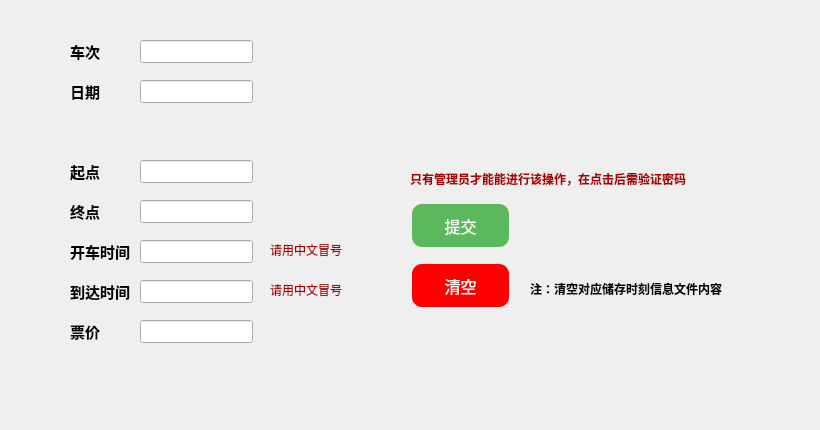
    <widget class="QWidget" name="tabWidgetPage1">
     <attribute name="title">
      <string>录入火车时刻信息</string>
     </attribute>
     <widget class="QLineEdit" name="lineEditTrainNumber">
      <property name="geometry">
       <rect>
        <x>140</x>
        <y>40</y>
        <width>113</width>
        <height>23</height>
       </rect>
      </property>
     </widget>
     <widget class="QLineEdit" name="lineEditDate">
      <property name="geometry">
       <rect>
        <x>140</x>
        <y>80</y>
        <width>113</width>
        <height>23</height>
       </rect>
      </property>
     </widget>
     <widget class="QLineEdit" name="lineEditStartStation">
      <property name="geometry">
       <rect>
        <x>140</x>
        <y>160</y>
        <width>113</width>
        <height>23</height>
       </rect>
      </property>
     </widget>
     <widget class="QLineEdit" name="lineEditEndStation">
      <property name="geometry">
       <rect>
        <x>140</x>
        <y>200</y>
        <width>113</width>
        <height>23</height>
       </rect>
      </property>
     </widget>
     <widget class="QLineEdit" name="lineEditStartTime">
      <property name="geometry">
       <rect>
        <x>140</x>
        <y>240</y>
        <width>113</width>
        <height>23</height>
       </rect>
      </property>
     </widget>
     <widget class="QLineEdit" name="lineEditEndTime">
      <property name="geometry">
       <rect>
        <x>140</x>
        <y>280</y>
        <width>113</width>
        <height>23</height>
       </rect>
      </property>
     </widget>
     <widget class="QLabel" name="labelTrainNumber">
      <property name="geometry">
       <rect>
        <x>70</x>
        <y>40</y>
        <width>54</width>
        <height>21</height>
       </rect>
      </property>
      <property name="text">
       <string>&lt;html&gt;&lt;head/&gt;&lt;body&gt;&lt;p&gt;&lt;span style=&quot; font-size:11pt; font-weight:700;&quot;&gt;车次&lt;/span&gt;&lt;/p&gt;&lt;/body&gt;&lt;/html&gt;</string>
      </property>
     </widget>
     <widget class="QLabel" name="labelDate">
      <property name="geometry">
       <rect>
        <x>70</x>
        <y>80</y>
        <width>54</width>
        <height>21</height>
       </rect>
      </property>
      <property name="text">
       <string>&lt;html&gt;&lt;head/&gt;&lt;body&gt;&lt;p&gt;&lt;span style=&quot; font-size:11pt; font-weight:700;&quot;&gt;日期&lt;/span&gt;&lt;/p&gt;&lt;/body&gt;&lt;/html&gt;</string>
      </property>
     </widget>
     <widget class="QLabel" name="labelStartStation">
      <property name="geometry">
       <rect>
        <x>70</x>
        <y>160</y>
        <width>54</width>
        <height>21</height>
       </rect>
      </property>
      <property name="text">
       <string>&lt;html&gt;&lt;head/&gt;&lt;body&gt;&lt;p&gt;&lt;span style=&quot; font-size:11pt; font-weight:700;&quot;&gt;起点&lt;/span&gt;&lt;/p&gt;&lt;/body&gt;&lt;/html&gt;</string>
      </property>
     </widget>
     <widget class="QLabel" name="labelEndStation">
      <property name="geometry">
       <rect>
        <x>70</x>
        <y>200</y>
        <width>54</width>
        <height>21</height>
       </rect>
      </property>
      <property name="text">
       <string>&lt;html&gt;&lt;head/&gt;&lt;body&gt;&lt;p&gt;&lt;span style=&quot; font-size:11pt; font-weight:700;&quot;&gt;终点&lt;/span&gt;&lt;/p&gt;&lt;/body&gt;&lt;/html&gt;</string>
      </property>
     </widget>
     <widget class="QLabel" name="labelStartTime">
      <property name="geometry">
       <rect>
        <x>70</x>
        <y>240</y>
        <width>61</width>
        <height>21</height>
       </rect>
      </property>
      <property name="text">
       <string>&lt;html&gt;&lt;head/&gt;&lt;body&gt;&lt;p&gt;&lt;span style=&quot; font-size:11pt; font-weight:700;&quot;&gt;开车时间&lt;/span&gt;&lt;/p&gt;&lt;/body&gt;&lt;/html&gt;</string>
      </property>
     </widget>
     <widget class="QLabel" name="labelEndTime">
      <property name="geometry">
       <rect>
        <x>70</x>
        <y>280</y>
        <width>71</width>
        <height>21</height>
       </rect>
      </property>
      <property name="text">
       <string>&lt;html&gt;&lt;head/&gt;&lt;body&gt;&lt;p&gt;&lt;span style=&quot; font-size:11pt; font-weight:700;&quot;&gt;到达时间&lt;/span&gt;&lt;/p&gt;&lt;/body&gt;&lt;/html&gt;</string>
      </property>
     </widget>
     <widget class="QPushButton" name="addScheduleButton">
      <property name="geometry">
       <rect>
        <x>410</x>
        <y>200</y>
        <width>101</width>
        <height>51</height>
       </rect>
      </property>
      <property name="styleSheet">
       <string notr="true">background-color: #5cb85c;
            border: none;
            color: white;
            padding: 10px 20px;
            text-align: center;
            text-decoration: none;
            display: inline-block;
            font-size: 16px;
            margin: 4px 2px;
            transition-duration: 0.4s;
            cursor: pointer;
            border-radius: 10px;</string>
      </property>
      <property name="text">
       <string>提交</string>
      </property>
     </widget>
     <widget class="QLabel" name="labelPrice">
      <property name="geometry">
       <rect>
        <x>70</x>
        <y>320</y>
        <width>54</width>
        <height>21</height>
       </rect>
      </property>
      <property name="text">
       <string>&lt;html&gt;&lt;head/&gt;&lt;body&gt;&lt;p&gt;&lt;span style=&quot; font-size:11pt; font-weight:700;&quot;&gt;票价&lt;/span&gt;&lt;/p&gt;&lt;/body&gt;&lt;/html&gt;</string>
      </property>
     </widget>
     <widget class="QLineEdit" name="lineEditPrice">
      <property name="geometry">
       <rect>
        <x>140</x>
        <y>320</y>
        <width>113</width>
        <height>23</height>
       </rect>
      </property>
     </widget>
     <widget class="QPushButton" name="clearSchedulesButton">
      <property name="geometry">
       <rect>
        <x>410</x>
        <y>260</y>
        <width>101</width>
        <height>51</height>
       </rect>
      </property>
      <property name="styleSheet">
       <string notr="true">background-color: red;  
            border: none;
            color: white;
            padding: 10px 20px;
            text-align: center;
            text-decoration: none;
            display: inline-block;
            font-size: 16px;
            margin: 4px 2px;
            transition-duration: 0.4s;
            cursor: pointer;
            border-radius: 10px;</string>
      </property>
      <property name="text">
       <string>清空</string>
      </property>
     </widget>
     <widget class="QLabel" name="label_9">
      <property name="geometry">
       <rect>
        <x>410</x>
        <y>170</y>
        <width>281</width>
        <height>16</height>
       </rect>
      </property>
      <property name="text">
       <string>&lt;html&gt;&lt;head/&gt;&lt;body&gt;&lt;p&gt;&lt;span style=&quot; font-weight:700; color:#aa0000;&quot;&gt;只有管理员才能能进行该操作，在点击后需验证密码&lt;/span&gt;&lt;/p&gt;&lt;/body&gt;&lt;/html&gt;</string>
      </property>
     </widget>
     <widget class="QLabel" name="label_19">
      <property name="geometry">
       <rect>
        <x>680</x>
        <y>340</y>
        <width>131</width>
        <height>81</height>
       </rect>
      </property>
      <property name="styleSheet">
       <string notr="true">image: url(:/封面.png);</string>
      </property>
      <property name="text">
       <string/>
      </property>
     </widget>
     <widget class="QLabel" name="label_23">
      <property name="geometry">
       <rect>
        <x>270</x>
        <y>240</y>
        <width>81</width>
        <height>21</height>
       </rect>
      </property>
      <property name="text">
       <string>&lt;html&gt;&lt;head/&gt;&lt;body&gt;&lt;p&gt;&lt;span style=&quot; color:#aa0000;&quot;&gt;请用中文冒号&lt;/span&gt;&lt;/p&gt;&lt;/body&gt;&lt;/html&gt;</string>
      </property>
     </widget>
     <widget class="QLabel" name="label_24">
      <property name="geometry">
       <rect>
        <x>270</x>
        <y>280</y>
        <width>81</width>
        <height>21</height>
       </rect>
      </property>
      <property name="text">
       <string>&lt;html&gt;&lt;head/&gt;&lt;body&gt;&lt;p&gt;&lt;span style=&quot; color:#aa0000;&quot;&gt;请用中文冒号&lt;/span&gt;&lt;/p&gt;&lt;/body&gt;&lt;/html&gt;</string>
      </property>
     </widget>
     <widget class="QLabel" name="label_26">
      <property name="geometry">
       <rect>
        <x>530</x>
        <y>280</y>
        <width>201</width>
        <height>16</height>
       </rect>
      </property>
      <property name="text">
       <string>&lt;html&gt;&lt;head/&gt;&lt;body&gt;&lt;p&gt;&lt;span style=&quot; font-weight:700;&quot;&gt;注：清空对应储存时刻信息文件内容&lt;/span&gt;&lt;/p&gt;&lt;/body&gt;&lt;/html&gt;</string>
      </property>
     </widget>
    </widget>
